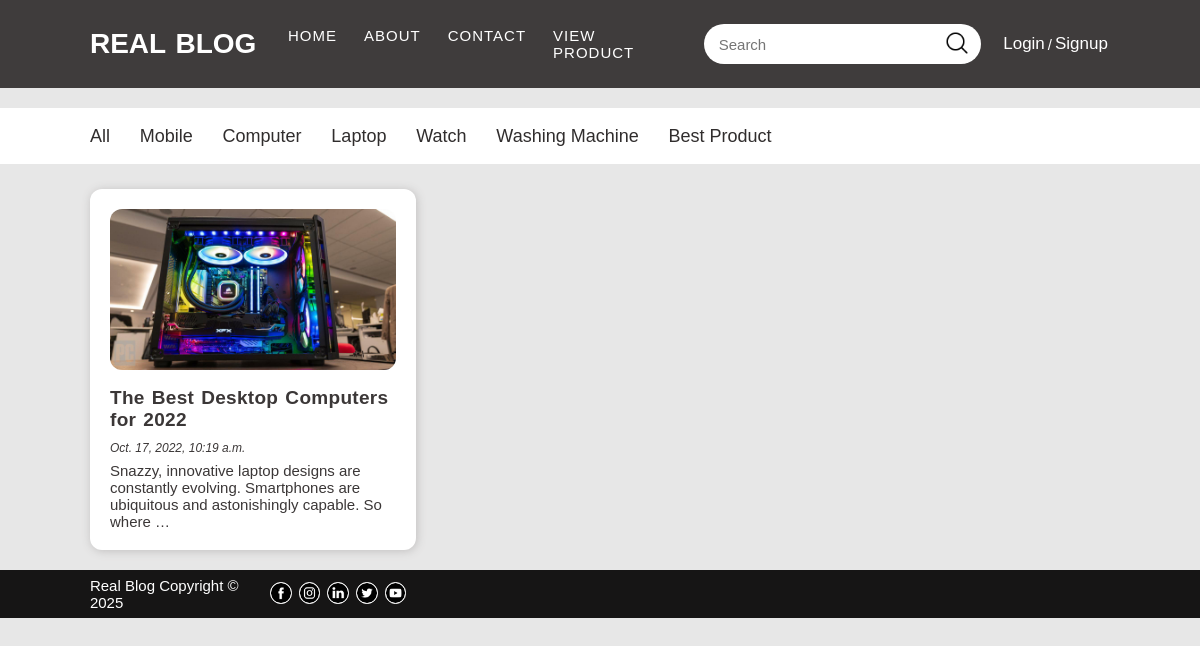
Screenshot of /subcategory/Computer/ with the database file from the repository.
### blog_app/models.py (models this page shows, shortened)
class Category(models.Model):
    title  = models.CharField(max_length=100)

class Post(models.Model):
    title = models.CharField(max_length=250)
    content = RichTextField(blank=True, null=True)
    category = models.ForeignKey(Category, on_delete=models.CASCADE)
    date = models.DateTimeField(auto_now_add=True, null=True)
    img = models.ImageField(upload_to='post_img/')

### blog_app/views.py (the view)
# urls.py: path('', views.HomeView.as_view(), name='home'),
class HomeView(View):
        def get(self, request, cat='All'):
            try:
                all_post = ''
                if cat == 'All':
                    all_post = Post.objects.order_by('?')[:20]
                else:
                    category_id = Category.objects.get(title=cat).id
                    all_post = Post.objects.filter(category=category_id)
                context = {
                    'all_post':all_post,
                    'latest_post':Post.objects.order_by('date').reverse()[:5],
                    'ctgry':print_category(),
                }
                return render(request, 'blog_app/home.html', context)
            except Exception as e:
                return redirect('/')

### blog_app/views.py (called while the page is built)
def print_category():
    return Category.objects.all()

### blog_app/templates/blog_app/home.html (shortened to what this page needs)
{% extends 'blog_app/base.html' %}
{% load static %}
{% block main %}
<section class="container">
    <div class="homeContainer">
        <div class="home_main">
            {% for post in all_post %}
                <div class="home">
                    <a href="{% url 'postdetail' post.id %}">
                        <div class="homediv2">
                            <div class="home-img">
                                <img src="{{post.img.url}}" alt="Image">
                            </div>
                            <div class="home-inner">
                                <h1>{{post.title}}</h1>
                                <p class="date">{{post.date}}</p>
                                <p>{{post.content|safe|truncatewords:15}}</p>
                            </div>
                        </div>
                    </a>
                </div>
            {% endfor %}
        </div>
    </div>
</section>
{% endblock main %}

### blog_app/templates/blog_app/subnav.html
<nav class="subnavbar subnavbar3" id="subnavbar">
    <div class="container subnavbar-inner">
        <a href="{% url 'subcategory' 'All' %}">All</a>
        {% for cat in ctgry %}
        <a href="{% url 'subcategory' cat.title %}">{{cat.title|capfirst}}</a>
        {% endfor %}
    </div>
</nav>

### blog_app/static/blog_app/css/style.css (style rules this page uses)
* { margin: 0; padding: 0; box-sizing: border-box; }
html { font-size: 62.5%; font-family: sans-serif; background-color: rgb(231, 231, 231); }
a { text-decoration: none; }
.container { width: 85vw; margin: auto; }
.subnavbar { width: 99.99%; height: 7vh; background-color: #fff; margin-top: 2em; line-height: 7vh; }
.subnavbar a { font-size: 1.8rem; font-weight: 400; margin-right: 1.5em; color: rgb(48, 45, 45); }
.homeContainer { width: 100%; display: flex; justify-content: space-between; margin-top: 2.5em; }
.home_main { display: flex; flex-wrap: wrap; max-width: 100%; justify-content: space-between; }
.home { max-width: 32%; max-height: auto; background-color: #fff; padding: 2em; border-radius: 1.2rem; margin-bottom: 2em; box-shadow: .1rem .1rem 1rem rgb(192, 190, 190); }
.home p { font-size: 1.5rem; margin-top: 0.5em; color: rgb(59, 55, 55); }
.home h1 { font-size: 1.9rem; margin: 0.8em 0 0.5em 0; word-spacing: 1.5px; letter-spacing: 0.3px; color: rgb(59, 55, 55); }
.home .date { font-size: 1.2em; font-style: italic; }
.home img { width: 100%; height: 48%; border-radius: 1.2rem; object-fit: cover; background-repeat: no-repeat; }

### rows the page displays
Category: title "Mobile"
Category: title "Computer"
Category: title "Laptop"
Category: title "Watch"
Category: title "Washing Machine"
Category: title "Best Product"
Post: img (picture), title "The Best Desktop Computers for 2022", date "Oct. 17, 2022, 10:19 a.m.", content "Snazzy, innovative laptop designs are constantly evolving. Smartphones are ubiquitous and astonishingly capable. So where …"
